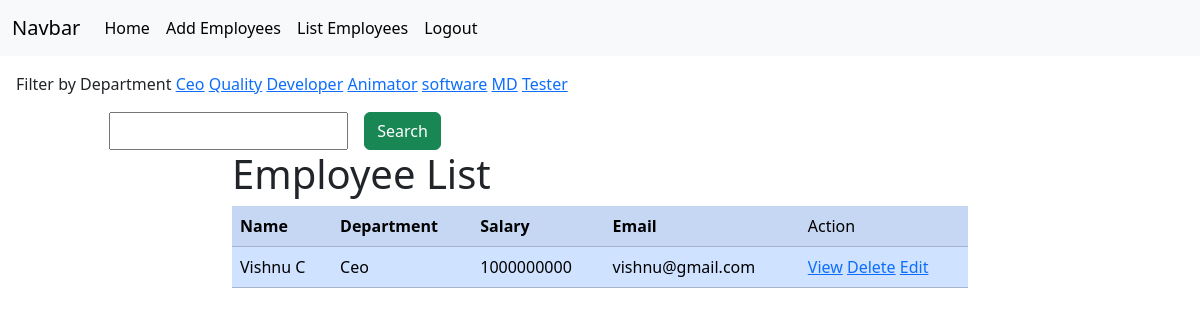
Screenshot of /employees/all?department=Ceo (signed in) with the database file from the repository.
### crm/models.py (models this page shows, shortened)
class Employees(models.Model):
    name=models.CharField(max_length=100)
    department=models.CharField(max_length=100)
    salary=models.PositiveIntegerField()
    email=models.EmailField(unique=True)
    age=models.PositiveIntegerField()
    contact=models.CharField(null=True,max_length=10)
    profile_pic=models.ImageField(upload_to="images",null=True)
    dob=models.DateField(null=True,blank=True)

### crm/views.py (the view, shortened to what this page needs)
# urls.py: path('employees/all',views.EmployeeListView.as_view(),name="emp-all"),
@method_decorator(Signin_required,name="dispatch")
class EmployeeListView(View):
    def get(self,request,*args,**kwargs):
            qs=Employees.objects.all()
            departments=Employees.objects.all().values_list("department",flat=True).distinct()
            print(departments)
            if "department" in request.GET:
                dept=request.GET.get("department")
                qs=qs.filter(department__iexact=dept)
            return render(request,"emp_list.html",{"data":qs,"departments":departments})

### crm/views.py (called while the page is built)
def Signin_required(fn):
    def wrapper(request,*args,**kwargs):
        if not request.user.is_authenticated:
            messages.error(request,"invalid session")
            return redirect("signin")
        else:
            return fn(request,*args,**kwargs)
    return wrapper

### crm/templates/emp_list.html (shortened to what this page needs)
{%extends 'base.html'%}
{%block body_block%}
<div class="m-3">
    Filter by Department
        {%for dep in departments%}
        <a href="{%url 'emp-all'%}?department={{dep}}">{{dep}}</a>
        {%endfor%}
</div>
    <div class="container d-flex">
        <div class="row">
            <div class="col-2"></div>
            <div class="col-8">
                <form action="" method="post " class="d-flex">
                    <div class="d-flex ">
                    <input type="text" name="box" class="form_control">
                    <button type="submit" class="btn btn-success ms-3">Search</button>
                    </div>
                </form>
            </div>
            <div class="col-2"></div>
        </div>
    </div>
<div class="container">
    <div class="row">
        <div class="col-2"></div>
        <div class="col-8  md-4">
            <table class="table table-primary table-striped caption-top">
                <tr >
                    <th>Name</th>
                    <th>Department</th>
                    <th>Salary</th>
                    <th>Email</th>
                    <td>Action</td>
                </tr>
                <h1>Employee List</h1>
                {%for emp in data%}
                <tr>
                    <td>{{emp.name}}</td>
                    <td>{{emp.department}}</td>
                    <td>{{emp.salary}}</td>
                    <td>{{emp.email}}</td>
                    <td>
                        <a href="{%url 'emp-details' emp.id%}">View</a>
                        <a href="{%url 'emp-delete' emp.id%}">Delete</a>
                        <a href="{%url 'emp-edit' emp.id%}">Edit</a>
                    </td>
                </tr>
                {%endfor%}
            </table>
        </div>
        <div class="col-2"></div>
</div>
</div>
{%endblock%}

### rows the page displays
Employees: name "Vishnu C", department "Ceo", salary "1000000000", email "vishnu@gmail.com"

### other values shown
{{ dep }} "Ceo" "Quality" "Developer" "Animator" "software" "MD" "Tester"
